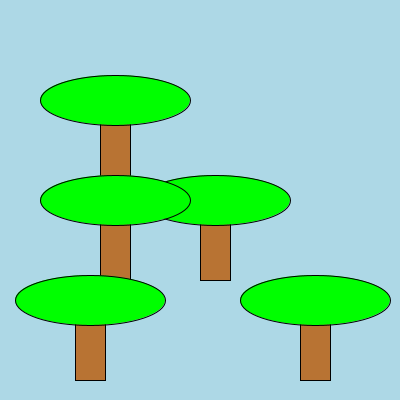
Frame 1 (no input)
Frame 60 (the mouse pressed at the canvas centre just before this capture): identical to frame 1, image omitted
Frame 120 (the mouse held since frame 60 and released just before this capture): identical to frame 1, image omitted

The Processing sketch that drew this single still picture (run headless with seeded random() and noise(); from frame 60 on, the mouse is pressed at the canvas centre):

// Processing sketch: h09_opdracht9_10
// ── h09_opdracht9_10.pde
void setup(){
  size(400,400);
  background(173,216,230);
  tekenBos();
}

void draw(){
  
}

void tekenBoom(int a, int b, int c, int d, int e, int f, int g, int h){
  fill(184,115,51);
  rect(a,b,c,d);
  fill(0,255,0);
  ellipse(e,f,g,h);
}

void tekenBos(){
  tekenBoom(100,100,30,80,115,100,150,50);
  tekenBoom(200,200,30,80,215,200,150,50);
  tekenBoom(100,200,30,80,115,200,150,50);
  tekenBoom(300,300,30,80,315,300,150,50);
  tekenBoom(75,300,30,80,90,300,150,50);
}
